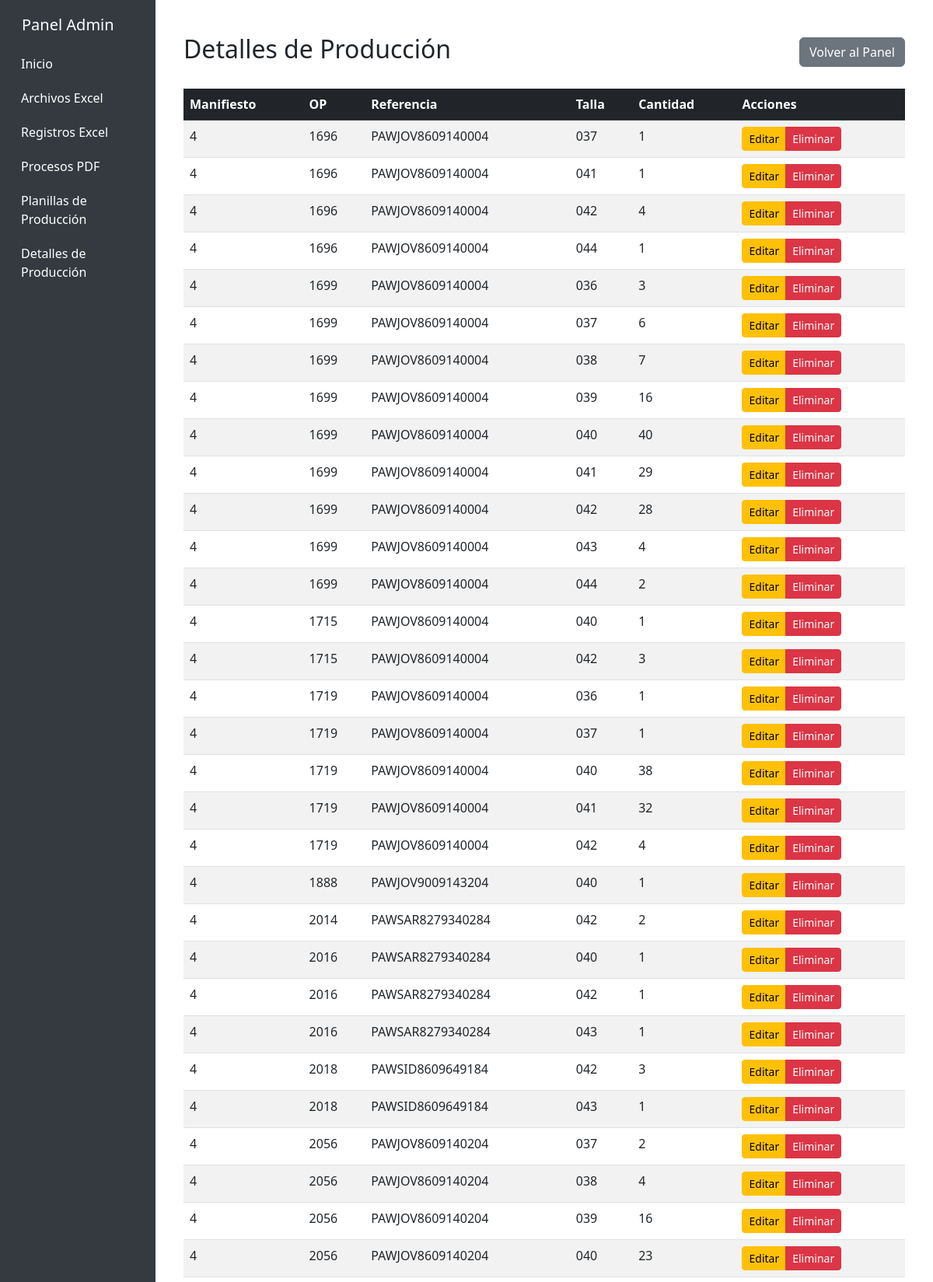
Screenshot of /secretadmin/details/ (upper part) with the database file from the repository.
### production_sheets/models.py (models this page shows, shortened)
class ProductionDetail(models.Model):
    production_sheet = models.ForeignKey(ProductionSheet, on_delete=models.CASCADE)
    op = models.CharField(max_length=100)
    ref = models.CharField(max_length=100)
    size = models.CharField(max_length=3)
    quantity = models.IntegerField(default=0)
    class Meta:
        unique_together = ['production_sheet', 'op', 'ref', 'size']

class ProductionSheet(models.Model):
    ORIGIN_CHOICES = [
        ('BANDA_1_2', 'Banda 1 y 2'),
        ('BANDA_4', 'Banda 4'),
    ]
    excel_file = models.FileField(
        upload_to='production_sheets/',
        validators=[FileExtensionValidator(allowed_extensions=['xlsx'])]
    )
    origin = models.CharField(max_length=10, choices=ORIGIN_CHOICES)
    manifest_number = models.CharField(max_length=100)
    packing_date = models.DateField()
    upload_date = models.DateTimeField(auto_now_add=True)
    processed = models.BooleanField(default=False)
    class Meta:
        constraints = []

### backend/admin_views.py (the view)
# urls.py: path('details/', admin_views.ProductionDetailListView.as_view(), name='production_detail_list'),
class ProductionDetailListView(AdminViewMixin, ListView):
    model = ProductionDetail
    template_name = 'admin/production_detail_list.html'
    context_object_name = 'details'
    ordering = ['-production_sheet__upload_date', 'op', 'ref', 'size']
    paginate_by = 100
    def get_queryset(self):
        return super().get_queryset().select_related('production_sheet')

### backend/admin_views.py (called while the page is built)
    def test_func(self):
        return True

### backend/templates/admin/production_detail_list.html (shortened to what this page needs)
{% extends 'admin/base.html' %}
{% load static %}
{% block content %}
<div class="container mt-4">
    <div class="d-flex justify-content-between align-items-center mb-4">
        <h2>Detalles de Producción</h2>
        <a href="{% url 'custom_admin:home' %}" class="btn btn-secondary">
             Volver al Panel
        </a>
    </div>
    <div class="table-responsive">
        <table class="table table-striped table-hover">
            <thead class="table-dark">
                <tr>
                    <th>Manifiesto</th>
                    <th>OP</th>
                    <th>Referencia</th>
                    <th>Talla</th>
                    <th>Cantidad</th>
                    <th>Acciones</th>
                </tr>
            </thead>
            <tbody>
                {% for detail in details %}
                <tr>
                    <td>{{ detail.production_sheet.manifest_number }}</td>
                    <td>{{ detail.op }}</td>
                    <td>{{ detail.ref }}</td>
                    <td>{{ detail.size }}</td>
                    <td>{{ detail.quantity }}</td>
                    <td>
                        <div class="btn-group" role="group">
                            <a href="{% url 'custom_admin:production_detail_edit' pk=detail.pk %}" class="btn btn-warning btn-sm">
                                 Editar
                            </a>
                            <a href="{% url 'custom_admin:production_detail_delete' pk=detail.pk %}" class="btn btn-danger btn-sm">
                                 Eliminar
                            </a>
                        </div>
                    </td>
                </tr>
                {% empty %}
                <tr>
                    <td colspan="6" class="text-center">No hay detalles de producción</td>
                </tr>
                {% endfor %}
            </tbody>
        </table>
    </div>
</div>
{% endblock %}

### rows the page displays
ProductionDetail: production_sheet.manifest_number "4", op "1696", ref "PAWJOV8609140004", size "037", quantity "1"
ProductionDetail: production_sheet.manifest_number "4", op "1696", ref "PAWJOV8609140004", size "041", quantity "1"
ProductionDetail: production_sheet.manifest_number "4", op "1696", ref "PAWJOV8609140004", size "042", quantity "4"
ProductionDetail: production_sheet.manifest_number "4", op "1696", ref "PAWJOV8609140004", size "044", quantity "1"
ProductionDetail: production_sheet.manifest_number "4", op "1699", ref "PAWJOV8609140004", size "036", quantity "3"
ProductionDetail: production_sheet.manifest_number "4", op "1699", ref "PAWJOV8609140004", size "037", quantity "6"
ProductionDetail: production_sheet.manifest_number "4", op "1699", ref "PAWJOV8609140004", size "038", quantity "7"
ProductionDetail: production_sheet.manifest_number "4", op "1699", ref "PAWJOV8609140004", size "039", quantity "16"
ProductionDetail: production_sheet.manifest_number "4", op "1699", ref "PAWJOV8609140004", size "040", quantity "40"
ProductionDetail: production_sheet.manifest_number "4", op "1699", ref "PAWJOV8609140004", size "041", quantity "29"
ProductionDetail: production_sheet.manifest_number "4", op "1699", ref "PAWJOV8609140004", size "042", quantity "28"
ProductionDetail: production_sheet.manifest_number "4", op "1699", ref "PAWJOV8609140004", size "043", quantity "4"
ProductionDetail: production_sheet.manifest_number "4", op "1699", ref "PAWJOV8609140004", size "044", quantity "2"
ProductionDetail: production_sheet.manifest_number "4", op "1715", ref "PAWJOV8609140004", size "040", quantity "1"
ProductionDetail: production_sheet.manifest_number "4", op "1715", ref "PAWJOV8609140004", size "042", quantity "3"
ProductionDetail: production_sheet.manifest_number "4", op "1719", ref "PAWJOV8609140004", size "036", quantity "1"
ProductionDetail: production_sheet.manifest_number "4", op "1719", ref "PAWJOV8609140004", size "037", quantity "1"
ProductionDetail: production_sheet.manifest_number "4", op "1719", ref "PAWJOV8609140004", size "040", quantity "38"
ProductionDetail: production_sheet.manifest_number "4", op "1719", ref "PAWJOV8609140004", size "041", quantity "32"
ProductionDetail: production_sheet.manifest_number "4", op "1719", ref "PAWJOV8609140004", size "042", quantity "4"
ProductionDetail: production_sheet.manifest_number "4", op "1888", ref "PAWJOV9009143204", size "040", quantity "1"
ProductionDetail: production_sheet.manifest_number "4", op "2014", ref "PAWSAR8279340284", size "042", quantity "2"
ProductionDetail: production_sheet.manifest_number "4", op "2016", ref "PAWSAR8279340284", size "040", quantity "1"
ProductionDetail: production_sheet.manifest_number "4", op "2016", ref "PAWSAR8279340284", size "042", quantity "1"
ProductionDetail: production_sheet.manifest_number "4", op "2016", ref "PAWSAR8279340284", size "043", quantity "1"
ProductionDetail: production_sheet.manifest_number "4", op "2018", ref "PAWSID8609649184", size "042", quantity "3"
ProductionDetail: production_sheet.manifest_number "4", op "2018", ref "PAWSID8609649184", size "043", quantity "1"
ProductionDetail: production_sheet.manifest_number "4", op "2056", ref "PAWJOV8609140204", size "037", quantity "2"
ProductionDetail: production_sheet.manifest_number "4", op "2056", ref "PAWJOV8609140204", size "038", quantity "4"
ProductionDetail: production_sheet.manifest_number "4", op "2056", ref "PAWJOV8609140204", size "039", quantity "16"
ProductionDetail: production_sheet.manifest_number "4", op "2056", ref "PAWJOV8609140204", size "040", quantity "23"
